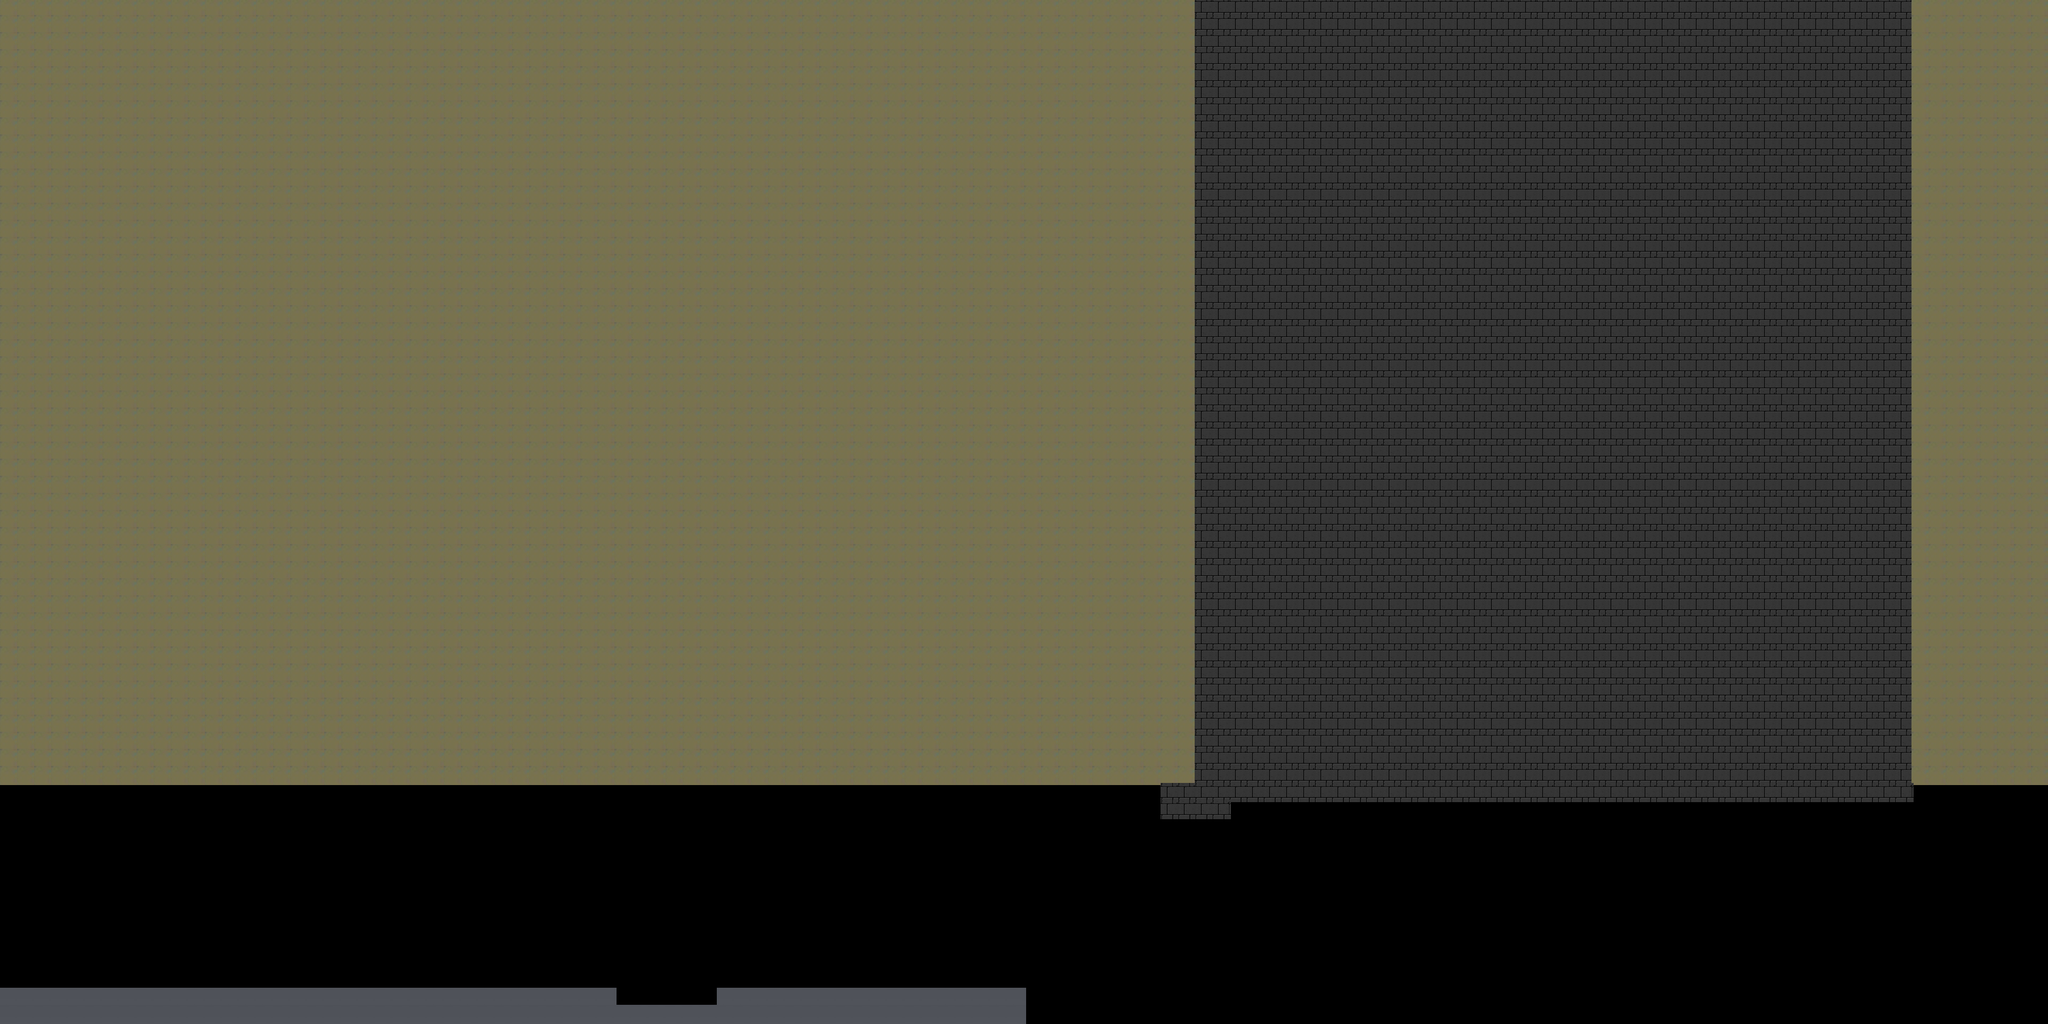

Tiled map render using the project's own tile images. Description and the map definition, with tile-layer contents summarised, below:
An orthogonal 120x60 tile map with 32x32 px tiles, 1 tile layer (Tile Layer 1).

<map version="1.0" tiledversion="1.0.3" orientation="orthogonal" renderorder="right-down" width="120" height="60" tilewidth="32" tileheight="32" nextobjectid="1">
 <tileset firstgid="1" source="TileC.tsx" />
 <layer name="Tile Layer 1" width="120" height="60">
  <data>[7200 cells, 5682 non-empty, 3 distinct tile ids]</data>
 </layer>
</map>